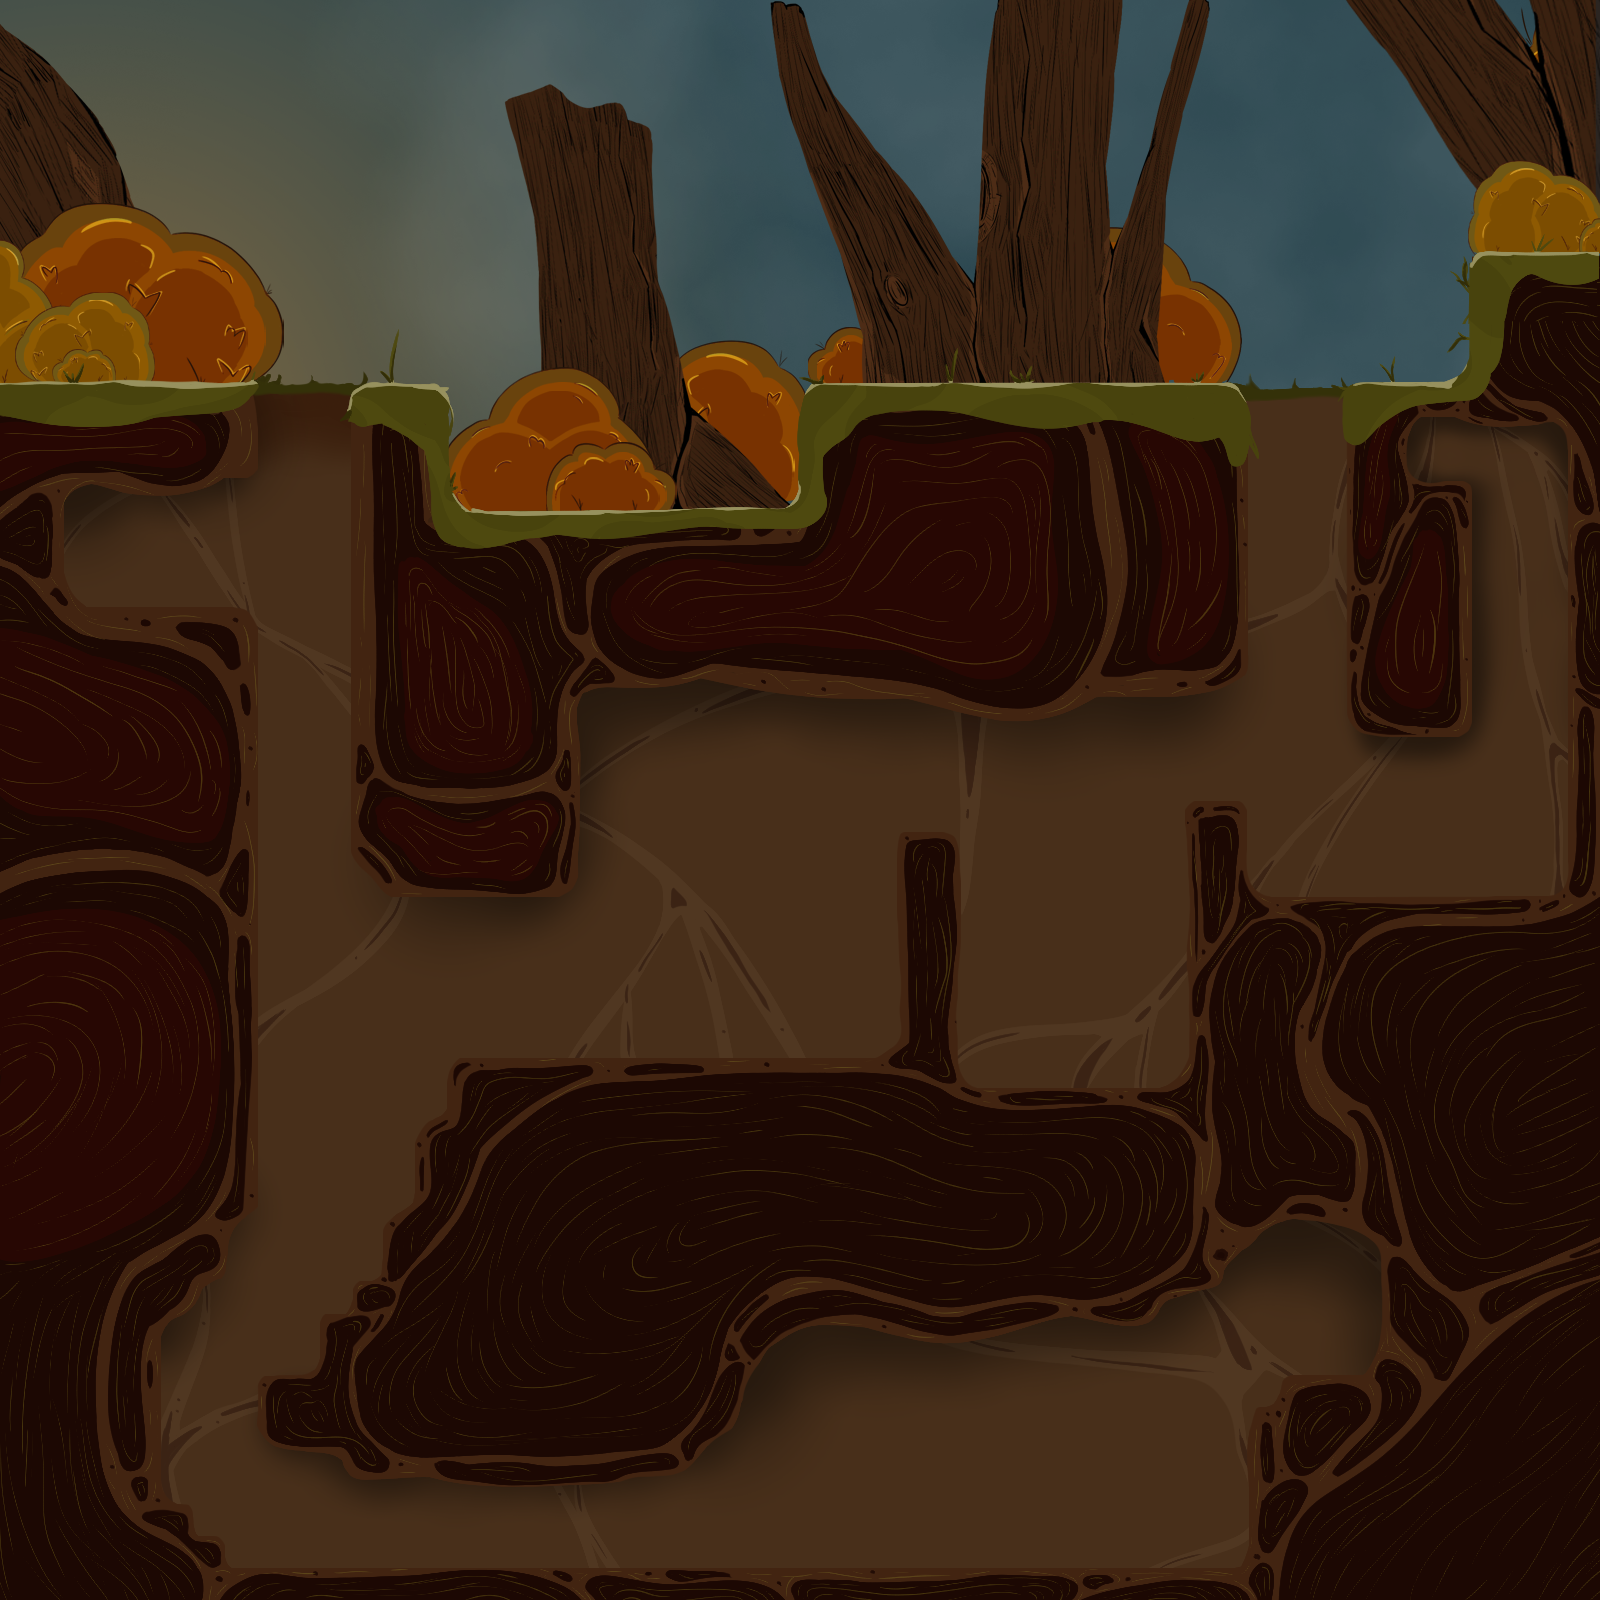

This game map was drawn from its Tiled (.tmx) file and the tilesets committed beside it. A one-line description and the trimmed map source follow:
An orthogonal 50x50 tile map with 32x32 px tiles, 3 tile layers (changementSceneCinq, background, sol), 2 tilesets.

<map version="1.5" tiledversion="1.7.2" orientation="orthogonal" renderorder="right-down" width="50" height="50" tilewidth="32" tileheight="32" infinite="0" nextlayerid="4" nextobjectid="1">
 <editorsettings>
  <export target="scene_5.json" format="json" />
 </editorsettings>
 <tileset firstgid="1" name="tileset_5" tilewidth="32" tileheight="32" tilecount="2500" columns="50">
  <image source="../tileset/tileset_5.png" width="1600" height="1600" />
 </tileset>
 <tileset firstgid="2501" name="tileset_5" tilewidth="32" tileheight="32" tilecount="2500" columns="50">
  <image source="../tileset/tileset_5.png" width="1600" height="1600" />
 </tileset>
 <layer id="3" name="changementSceneCinq" width="50" height="50">
  <data>[2500 cells, 2 non-empty, 2 distinct tile ids]</data>
 </layer>
 <layer id="2" name="background" width="50" height="50">
  <data>[2500 cells, 1369 non-empty, 1369 distinct tile ids]</data>
 </layer>
 <layer id="1" name="sol" width="50" height="50">
  <data>[2500 cells, 1131 non-empty, 1131 distinct tile ids]</data>
 </layer>
</map>
